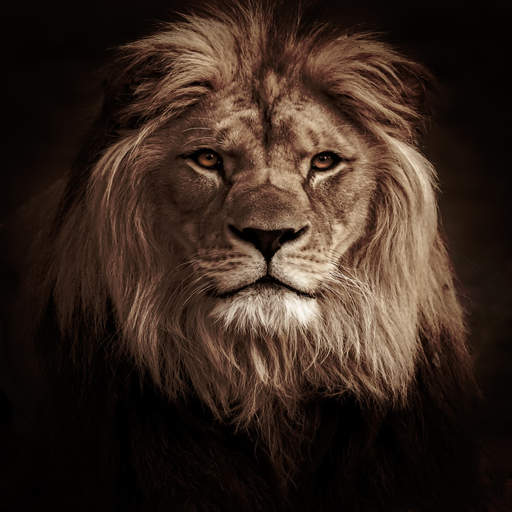
#> input picture images/01.png, 512 x 512 px
$ python main.py
#> lines starting #> are read from the running program, lines starting #| are printed output that depends on the picture; long printed decimals are rounded
#> `im = cv2.imread("images/01.png",0)`:
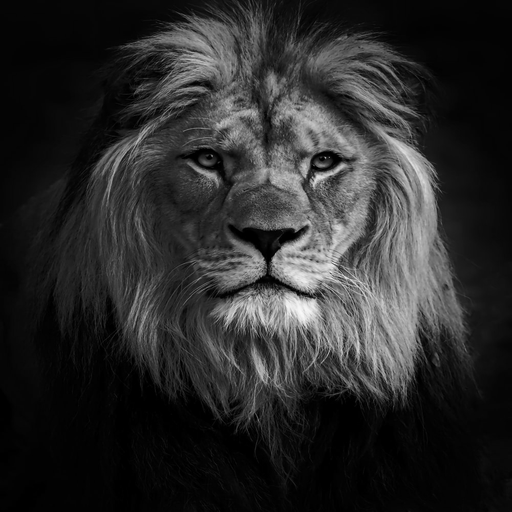
#> im: shape (512, 512); min 0, max 249, mean 42.8
### compressor.py
import huffman
import block
import header
import runlength
import dct
import tools
import numpy as np

encodeWithFancyRange=False
encodeWithBodyMask=True

def generateDictionaryAndComputeError(dctBlocksList):
    firstMeanValue=dctBlocksList[0][0][0]
    currentMeanValue=firstMeanValue
    error=0
    occurencesOfValues={}
    for currentBlock in dctBlocksList:
        error=currentBlock[0][0]-currentMeanValue
        currentMeanValue=currentBlock[0][0]
        currentBlock[0][0]=error
        for line in currentBlock:
            for value in line:
                if value!=0:
                    if value in occurencesOfValues:
                        occurencesOfValues[value]+=1
                    else:
                        occurencesOfValues[value]=1
    dictionary = huffman.generateDictionary(list(occurencesOfValues.keys()),list(occurencesOfValues.values()))
    return(dictionary,firstMeanValue)

def generateBodyMask(body):
    mask=""
    for str in body:
        if (str=="00000"):
            mask+="1"
        else:
            mask+="0"
    return mask

def encode(image,delta,sizeOfQuantifier,sizeOfMinRange=0,debug=False):
#> called with delta = 1.11, sizeOfQuantifier = 3, sizeOfMinRange = 27, debug = False
    splitter = ""
    if(debug):
        splitter="_"

    encodedImageStr=""
    height,width=image.shape[:2]
    deltaScaled=int(np.round(delta*(2**(7))))

    transformedBlocksList,numberOfBlocksInHeight,numberOfBlocksInWidth=dct.dctBlocksFromImage(image,delta)
    hPadding=numberOfBlocksInHeight*8-height
    wPadding=numberOfBlocksInWidth*8-width
    dictionary,firstMeanValue=generateDictionaryAndComputeError(transformedBlocksList)
    encodedImageStr+=header.generateHeader(numberOfBlocksInHeight,numberOfBlocksInWidth,hPadding,wPadding,deltaScaled,sizeOfQuantifier,dictionary,firstMeanValue,debug)
    if(encodeWithFancyRange):
        body=[""]
        for currentBlock in transformedBlocksList:
            body[0]+=splitter
            body[0]+=block.encode(currentBlock,dictionary)
        encodedImageStr+=runlength.encodeRangeFancy(body,sizeOfQuantifier,sizeOfMinRange)
        return [encodedImageStr]
    if(encodeWithBodyMask):
        body=[]
        for currentBlock in transformedBlocksList:
            body.append(block.encode(currentBlock,dictionary))
        mask=[generateBodyMask(body)]
        encodedMask=runlength.classicalRunLengthEncode(mask,6)
        encodedImageStr+=tools.pointedInt(len(encodedMask),4)
        encodedImageStr+=encodedMask
        for str in body:
            if str!="00000":
                encodedImageStr+=str
        return [encodedImageStr]
    for currentBlock in transformedBlocksList:
        encodedImageStr+=splitter
        encodedImageStr+=block.encode(currentBlock,dictionary)
    return [encodedImageStr]

def decode(wrappedEncodedImageStr):
    numberOfBlocksInHeight,numberOfBlocksInWidth,hPadding,wPadding,delta,sizeOfQuantifier,dictionary,meanValue=header.readHeader(wrappedEncodedImageStr)
    if encodeWithFancyRange:
        wrappedEncodedImageStr=[runlength.decodeRangeFancy(wrappedEncodedImageStr,sizeOfQuantifier)]
    receivedBlocksList=[]
    if encodeWithBodyMask:
        sizeOfEncodedMask=tools.popPointedInt(wrappedEncodedImageStr,4)
        mask=[tools.popString(wrappedEncodedImageStr,sizeOfEncodedMask)]
        mask=runlength.classicalRunLengthDecode(mask,6)
        for i in range(len(mask)):
            if mask[i]=="1":
                zeros=["00000"]
                meanValue,currentBlock=block.decode(zeros,meanValue,dictionary)
                receivedBlocksList.append(currentBlock)
            else:
                meanValue,currentBlock=block.decode(wrappedEncodedImageStr,meanValue,dictionary)
                receivedBlocksList.append(currentBlock)
    else:
        while(wrappedEncodedImageStr[0]!=""):
            meanValue,currentBlock=block.decode(wrappedEncodedImageStr,meanValue,dictionary)
            receivedBlocksList.append(currentBlock)
    image=dct.dctBlocksToImage(receivedBlocksList,numberOfBlocksInHeight,numberOfBlocksInWidth,hPadding,wPadding,delta)
    return(image)

### dct.py
import cv2
import numpy as np
import matplotlib.pyplot as plt

Z=np.array([[16,11,10,16,24,40,51,61],
 [12,12,14,19,26,58,60,55],
 [14,13,16,24,40,57,69,56],
 [14,17,22,29,51,87,80,62],
 [18,22,37,56,68,109,103,77],
 [24,35,55,64,81,104,113,92],
 [49,64,78,87,103,121,120,101],
 [72,92,95,98,112,100,103,99]
])

def dct(block,delta):
    return np.trunc(np.divide(cv2.dct((block)),1.0*np.ceil(delta*Z)))

def idct(block,delta):
    idctValues = cv2.idct(np.multiply(block,1.0*np.ceil(delta*Z)))
    idctValues[idctValues<0]=0
    return(idctValues)


def split(image):
    blocksList = []

    height, width = image.shape[:2]

    hPadding = height%8!=0
    wPadding = width%8!=0

    numberOfBlocksInHeight=height//8+hPadding
    numberOfBlocksInWidth=width//8+wPadding

    for kh in range(numberOfBlocksInHeight):
        for kw in range(numberOfBlocksInWidth):
            currentBlock = np.zeros((8,8,1), np.uint8)
            currentBlock[:,:] = 127

            heightRemainingOnEdge = 8 if kh!=numberOfBlocksInHeight else height%8
            widthRemainingOnEdge = 8 if kw!= numberOfBlocksInWidth else width%8
            for i in range(heightRemainingOnEdge):
                for j in range(widthRemainingOnEdge):
                    currentBlock[i,j] = image[kh*8+i,kw*8+j]

            blocksList.append(currentBlock)
#> after the loop, blocksList = 4096 items
    return(blocksList, numberOfBlocksInHeight,numberOfBlocksInWidth)

def fuseBlocksIntoImage(blocksList,numberOfBlocksInHeight,numberOfBlocksInWidth,hPadding,wPadding):
    heigth=numberOfBlocksInHeight*8
    width=numberOfBlocksInWidth*8
    image = np.zeros((heigth,width,1), np.uint8)
    for i in range(numberOfBlocksInHeight):
        for j in range(numberOfBlocksInWidth):
            for ki in range(8):
                for kj in range(8):
                    image[i*8+ki,j*8+kj]=blocksList[i*numberOfBlocksInWidth+j][ki,kj]
    return image[:heigth-hPadding,:width-wPadding]

def dctBlocksFromImage(image,delta):
    blocksList,numberOfBlocksInHeight,numberOfBlocksInWidth = split(image)
#> blocksList = 4096 items; numberOfBlocksInHeight = 64; numberOfBlocksInWidth = 64
    transformedBlocksList=[]
    for i in range(len(blocksList)):
        transformedBlocksList.append(list(dct(blocksList[i].astype(np.float32),delta).astype(int)))
#> after the loop, transformedBlocksList = 4096 items
#> in encode, `transformedBlocksList,numberOfBlocksInHeight,numberOfBlocksInWidth=dct..`: numberOfBlocksInHeight = 64
#> in encode, `hPadding=numberOfBlocksInHeight*8-height`: hPadding = 0
#> in generateDictionaryAndComputeError, `firstMeanValue=dctBlocksList[0][0][0]`: firstMeanValue = 2
#> the loop in generateDictionaryAndComputeError, `for currentBlock in dctBlocksList:` made 4096 passes
#> (error, currentMeanValue) on passes 1 to 3: (0, 2), (0, 2), (0, 2)
#> after the loop in generateDictionaryAndComputeError, `for currentBlock in dctBlocksList:`: occurencesOfValues = 84 items
    return (transformedBlocksList,numberOfBlocksInHeight,numberOfBlocksInWidth)

def dctBlocksToImage(transformedBlocksList,numberOfBlocksInHeight,numberOfBlocksInWidth,hPadding,wPadding,delta):
    imageBlocksList=[]
    for i in range(len(transformedBlocksList)):
        imageBlocksList.append(idct(transformedBlocksList[i],delta))
    return fuseBlocksIntoImage(imageBlocksList,numberOfBlocksInHeight,numberOfBlocksInWidth,hPadding,wPadding)

### huffman.py
import tools

def symbolToObject(symbols):
    objects = []
    for i in range(len(symbols)):
        objects.append([symbols[i]])
#> this loop made 84 passes
#> after the loop, objects = 84 items, first 6: [1], [2], [-1], [3], [-2], [-3]
    return objects

def treeSort(objects,probabilities):
    objectsNumber = len(objects)
#> objectsNumber = 84
    if objectsNumber==2:
        return objects
    newObject = [objects[objectsNumber-2],objects[objectsNumber-1]]
#> newObject = [[-36], [44]]
    newObjectProbability = probabilities[objectsNumber-2]+probabilities[objectsNumber-1]
#> newObjectProbability = 2
    objects.pop()
    objects.pop()
    probabilities.pop()
    probabilities.pop()
    objects.append(newObject)
    probabilities.append(newObjectProbability)
    objectsNumber-=2
#> objectsNumber = 82
    while (probabilities[objectsNumber]>probabilities[objectsNumber-1] and objectsNumber>0):
        probabilities[objectsNumber],probabilities[objectsNumber-1]=probabilities[objectsNumber-1],probabilities[objectsNumber]
        objects[objectsNumber],objects[objectsNumber-1]=objects[objectsNumber-1],objects[objectsNumber]
        objectsNumber-=1
#> this loop made 6 passes
#> objectsNumber on passes 1 to 6: 81, 80, 79, 78, 77, 76
#> after the loop, objects = 83 items, first 6: [1], [2], [-1], [3], [-2], [-3]; objectsNumber = 76; probabilities = 83 values, max 4042 at index 0, min 1 at index 52, mean 204.6
    return treeSort(objects,probabilities)
#> the loop in treeSort (call 2), `while (probabilities[objectsNumber]>probabilities[objectsNumber-1] and..` made 4 passes

# [4 lines left out: function constTreeSort, not called in this run]

def generateDictionaryEntriesFromTreeRecursion(objects,currentCode):
    if len(objects)==1:
        return [[objects[0],currentCode]]
    return(generateDictionaryEntriesFromTreeRecursion(objects[0],currentCode+"0") + generateDictionaryEntriesFromTreeRecursion(objects[1],currentCode+"1"))

def generateDictionary(symbols,probabilities):
    tree = treeSort(symbolToObject(symbols),probabilities)
    dictionaryEntries = generateDictionaryEntriesFromTreeRecursion(tree,"")
    dictionary = {}
    for i in range(len(dictionaryEntries)):
        dictionary[dictionaryEntries[i][1]]=dictionaryEntries[i][0]
    return(dictionary)

def encode(listOfSymbols,dictionary):
    codeStr=""
    for i in range(len(listOfSymbols)):
        symbol=listOfSymbols[i]
        if symbol in dictionary.values():
            codeStr+=list(dictionary.keys())[list(dictionary.values()).index(symbol)]
        else:
            codeStr+="__HUFFEN__"
    return codeStr

def decode(wrappedStr,dictionary,numberOfSymbols):
    decodedList=[]
    maxSizeOfCode=len(max(dictionary.keys(), key=len))
    for i in range(numberOfSymbols):
        if (len(wrappedStr[0])==0):
            return(["__HUFFDE__"])
        k=1
        while (k<=maxSizeOfCode and not(wrappedStr[0][:k] in dictionary)):
            k+=1
        if k>maxSizeOfCode:
            decodedList.append("__HUFFDE__")
        else:
            key=tools.popString(wrappedStr,k)
            decodedList.append(dictionary[key])
    return decodedList

### tools.py
import math

ERROR = "__ERROR__"

def int2bin(n,length=0,minimalLength=0):
#> called with n = 64, length = 8, minimalLength = 0
    s=""
    while (n>0):
        s=str(n%2)+s
        n=n//2
#> this loop made 7 passes
    if (length!=0 and len(s)>length):
        return ERROR
    while (len(s)<length):
        s="0"+s
#> this loop made 1 pass
    while (len(s)<minimalLength):
        s="0"+s
#> this loop made 0 passes
#> the loop in int2bin (call 2), `while (n>0):` made 7 passes
#> the loop in int2bin (call 2), `while (len(s)<length):` made 1 pass

    return s

def bin2int(str):
    n = 0
    length = len(str)
    for i in range(length):
        if (str[length-1-i]=="1"):
            n+=2**i
    return n


def pointedInt(value,sizeOfPointer,offset=0):
    strVal=int2bin(value,minimalLength=offset)
    strSize=int2bin(max(len(strVal)-offset,0),sizeOfPointer)
    if (strSize!=ERROR):
        return(strSize+strVal)
    return(ERROR)

# [5 lines left out: function pointedString, not called in this run]

def popString(wrappedStr,sizeOfPop):
    pop=wrappedStr[0][:sizeOfPop]
    wrappedStr[0]=wrappedStr[0][sizeOfPop:]
    return(pop)

def popPointedString(wrappedStr,sizeOfPointer,offset=0):
    ptr=popInt(wrappedStr,sizeOfPointer)
    sizeOfVariable = ptr+offset
    return(popString(wrappedStr,sizeOfVariable))

def popInt(wrappedStr,sizeOfPop):
    return(bin2int(popString(wrappedStr,sizeOfPop)))

def popPointedInt(wrappedStr,sizeOfPointer,offset=0):
    return(bin2int(popPointedString(wrappedStr,sizeOfPointer,offset)))

def zigzag(height,width):
    indicesList=[]
    descending=False
    for k in range(height+width-1):
        indexOnDiagonal = [0,0]
        indexOnDiagonal[descending]=k
        while(indexOnDiagonal[0]>=0 and indexOnDiagonal[1]>=0):
            if(indexOnDiagonal[0]<height and indexOnDiagonal[1]<width):
                indicesList.append(indexOnDiagonal.copy())
            indexOnDiagonal[descending]-=1
            indexOnDiagonal[not(descending)]+=1
        descending=not(descending)
    return(indicesList)


# [8 lines left out: function snake, not called in this run]

def fillWithZeros(wrappedStr,expectedLength):
    lengthDifference=expectedLength-len(wrappedStr[0])
    if(lengthDifference>0):
        wrappedStr[0]+="0"*lengthDifference


### header.py
import tools
import math


def generateHeader(numberOfBlocksInHeight,numberOfBlocksInWidth,hPadding,wPadding,deltaScaled,sizeOfQuantifier,dictionary,firstMeanValue,debug=False):
    splitter = ""
    if(debug):
        splitter="|"
    header = ""

    header+=tools.int2bin(numberOfBlocksInHeight,8)
    header+=splitter
    header+=tools.int2bin(numberOfBlocksInWidth,8)
    header+=splitter
    header+=tools.int2bin(hPadding,3)
    header+=splitter
    header+=tools.int2bin(wPadding,3)
    header+=splitter
    header+=tools.int2bin(deltaScaled,13)
    header+=splitter
    header+=tools.int2bin(sizeOfQuantifier-1,2)
    header+=splitter

    N = len(dictionary)
    header+=tools.pointedInt(N,4)
    header+=splitter

    symbols=[]
    codes=[]
    for x,y in dictionary.items():
        codes.append(x)
        symbols.append(y)
#> this loop made 84 passes
#> (x, y) on passes 1 to 8: ('000', 1), ('001', 2), ('01000000', -9), ('01000001', 8), ('01000010000', 23), ('01000010001', 18), ('01000010010000', 32), ('01000010010001', -26)

    minSymbols = min(symbols)
    maxSymbolsTranslated = max(symbols)-minSymbols

    if minSymbols<0:
        header+="1"
    else:
        header+="0"
    header+=splitter

    header+=tools.pointedInt(abs(minSymbols),4)
    header+=splitter


    sizeOfSymbols=len(tools.int2bin(maxSymbolsTranslated))
    header+=tools.pointedInt(sizeOfSymbols,4)
    header+=splitter

    maxSizeOfCode=len(max(codes, key=len))
    s_tmp=tools.pointedInt(maxSizeOfCode,4)
    sizeOfSizesOfCode=len(s_tmp)-4
    header+=s_tmp
    header+=splitter

    for i in range (N):
        header+=splitter
        header+=tools.int2bin(symbols[i]-minSymbols,sizeOfSymbols)
        header+=splitter
        header+=tools.int2bin(len(codes[i]),sizeOfSizesOfCode)
        header+=splitter
        header+=codes[i]
        header+=splitter
#> the loop in generateBodyMask, `for str in body:` made 4096 passes
#> str on passes 1 to 3: '00000', '00000', '00000'

    header+=splitter
    header+=tools.pointedInt(firstMeanValue,4)
    header+=splitter

    return header


def readHeader(wrappedStr):
    numberOfBlocksInHeight=tools.popInt(wrappedStr,8)
    numberOfBlocksInWidth=tools.popInt(wrappedStr,8)
    hPadding=tools.popInt(wrappedStr,3)
    wPadding=tools.popInt(wrappedStr,3)
    deltaScaled=tools.popInt(wrappedStr,13)
    delta = deltaScaled/(2**(7))
    sizeOfQuantifier=tools.popInt(wrappedStr,2)+1
    N=tools.popPointedInt(wrappedStr,4)
    signOfMin=tools.popInt(wrappedStr,1)
    minSymbols=tools.popPointedInt(wrappedStr,4)
    if (signOfMin==1):
        minSymbols*=-1
    sizeOfSymbols=tools.popPointedInt(wrappedStr,4)
    sizeOfSizesOfCode=len(tools.popPointedString(wrappedStr,4))
    dictionary={}
    for i in range(N):
        symbol=tools.popInt(wrappedStr,sizeOfSymbols)
        symbol+=minSymbols
        code=tools.popPointedString(wrappedStr,sizeOfSizesOfCode)
        dictionary[code]=symbol
    firstMeanValue=tools.popPointedInt(wrappedStr,4)
    return(numberOfBlocksInHeight,numberOfBlocksInWidth,hPadding,wPadding,delta,sizeOfQuantifier,dictionary,firstMeanValue)


### runlength.py
import tools


def encodePositions(wrappedStr,sizeOfQuantifier,cutEndZeros=True,debug=False):
    splitter = ""
    if(debug):
        splitter="|"

    encodedStr=""
    maxRunLength=2**sizeOfQuantifier
    while(wrappedStr[0]!=""):
        k=1
        bitValue=wrappedStr[0][0]
        while(k<len(wrappedStr[0]) and wrappedStr[0][k]==bitValue):
            k+=1
        if(cutEndZeros and k==len(wrappedStr[0]) and bitValue=="0"):
            break
        while(k>0):
            lengthToPop=min(k,maxRunLength)
            binaryLength = tools.int2bin(lengthToPop-1,sizeOfQuantifier)
            encodedStr+=binaryLength+bitValue
            encodedStr+=splitter
            tools.popString(wrappedStr,lengthToPop)
            k-=lengthToPop
    return(encodedStr)

def classicalRunLengthEncode(wrappedStr,sizeOfQuantifier,debug=False):
#> called with sizeOfQuantifier = 6, debug = False
    splitter = ""
    if(debug):
        splitter="|"

    encodedStr=""
    bitValue="1"
    maxRunLength=2**sizeOfQuantifier-1
    while wrappedStr[0]!="":
        k=0
        while k<len(wrappedStr[0]) and wrappedStr[0][k]==bitValue and k<maxRunLength:
            k+=1

        tools.popString(wrappedStr,k)
        encodedStr+=tools.int2bin(k,sizeOfQuantifier)
        encodedStr+=splitter
        if bitValue=="1":
            bitValue="0"
        else:
            bitValue="1"
#> the loop in encode, `for str in body:` made 4096 passes
    return encodedStr

def classicalRunLengthDecode(wrappedStr,sizeOfQuantifier):
#> called with sizeOfQuantifier = 6
    decodedStr=""
    bitValue="1"
    while wrappedStr[0]!="":
        k=tools.popInt(wrappedStr,sizeOfQuantifier)
        decodedStr+=k*bitValue
        if bitValue=="1":
            bitValue="0"
        else:
            bitValue="1"
    return decodedStr


# [33 lines of commented-out code are left out]

# [67 lines left out: functions checkIfConstantRange, getNextStringIntOrString, estimateSizeOfRentableRange, encodeRangeFancy, not called in this run]


def decodePositions(wrappedEncodedStr,sizeOfQuantifier,expectedNumberOfOnes):
    decodedStr=""
    onesCount=0
    while(wrappedEncodedStr[0]!="" and onesCount<expectedNumberOfOnes):
        chunk = tools.popString(wrappedEncodedStr,sizeOfQuantifier+1)
        bitValue=chunk[-1]
        strLength=tools.bin2int(chunk[:sizeOfQuantifier])+1
        if(bitValue=="1"):
            onesCount+=strLength
        decodedStr+=strLength*bitValue
    return(decodedStr)

# [17 lines of commented-out code are left out]

# [13 lines left out: function decodeRangeFancy, not called in this run]

# [13 lines of commented-out code are left out]

### block.py
import tools
import huffman
import runlength

sizeOfRunlengthQuantifier=3

def generateStartingHuffmanMarker(numberOfValues):
    marker=[tools.pointedInt(numberOfValues,2,3)]
    tools.fillWithZeros(marker,5)
    return(marker[0])

def readNumberOfValuesFromHuffmanMarker(wrappedMarker):
    sizeOfNumberOfValues=tools.popInt(wrappedMarker,2)+3
    return(tools.popInt(wrappedMarker,sizeOfNumberOfValues))

def encode(dct88Block,dictionary):
    encodedBlock=""
    indicesRoute=tools.zigzag(8,8)
    runlengthToEncode=""
    valuesToEncode=[]
    for [x,y] in indicesRoute:
        currentValue=dct88Block[x][y]
        if(currentValue==0):
            runlengthToEncode+="0"
        else:
            runlengthToEncode+="1"
            valuesToEncode.append(currentValue)
    encodedBlock+=generateStartingHuffmanMarker(len(valuesToEncode))
    encodedBlock+=huffman.encode(valuesToEncode,dictionary)
    encodedBlock+=runlength.encodePositions([runlengthToEncode],sizeOfRunlengthQuantifier)

    return encodedBlock

def decode(wrappedStr,previousMeanValue,dictionary):
    decodedValuesList=[[0 for i in range(8)] for j in range(8)]
    numberOfValues=readNumberOfValuesFromHuffmanMarker(wrappedStr)
    values=huffman.decode(wrappedStr,dictionary,numberOfValues)
    valuesPositionsMask=[runlength.decodePositions(wrappedStr,sizeOfRunlengthQuantifier,numberOfValues)]
    tools.fillWithZeros(valuesPositionsMask,64)
    indicesRoute=tools.zigzag(8,8)
    k=0
    for i in range(64):
        if(valuesPositionsMask[0][i]=="1"):
            [x,y]=indicesRoute[i]
            decodedValuesList[x][y]=values[k]
            k+=1
    decodedValuesList[0][0]+=previousMeanValue
    return(decodedValuesList[0][0],decodedValuesList)


### main.py
import cv2
import numpy as np
import matplotlib.pyplot as plt

import compressor
import runlength
import tools

im = cv2.imread("images/01.png",0)
height, width = im.shape[:2]

##############################
### Paramètres d'affichage ###
##############################

debug=False
toFile=False
printReconstruction=True
printError=True
gaussianBlur=True
kernelSize=3

#############################
### Paramètres d'encodage ###
#############################
# Le paramètre de compression n'est pas directement le taux,
# il permet seulement de le moduler mais n'a pas de signification

compressionParameter=1.11
sizeOfQuantifier=3
sizeOfMinRange=27

###########################
### Encodage - Décodage ###
###########################
# Le paramètre de compression n'est pas directement le taux,


encoded=compressor.encode(im,compressionParameter,3,sizeOfMinRange)
encodedImageToFile=encoded.copy()
compressionFactor=8*height*width/len(encoded[0])
transformedImage = compressor.decode(encoded)
meanSquareErrorWithoutGaussianBlur = np.sqrt(np.mean((np.square(cv2.subtract(im, transformedImage)))))

##################
### Affichages ###
##################

print("Taux de compression: ",compressionFactor)
#| Taux de compression:  14.668
print("Erreur moyenne: ",meanSquareErrorWithoutGaussianBlur)
#| Erreur moyenne:  4.262

if gaussianBlur:
    kernel = np.ones((kernelSize,kernelSize),np.float32)/(kernelSize**2)
    transformedImage = cv2.GaussianBlur(transformedImage,(kernelSize,kernelSize),1)
    meanSquareErrorWithGaussianBlur = np.sqrt(np.mean((np.square(cv2.subtract(im, transformedImage)))))
    print("Erreur moyenne après lissage: ",meanSquareErrorWithGaussianBlur)
#| Erreur moyenne après lissage:  4.363

if(debug):
    encodedImageToFile=compressor.encode(im,compressionParameter,3,sizeOfMinRange)

if(toFile):
    lengthOfLine=50
    with open("./encodedImage.txt", "w") as f:
        for i in range(len(encodedImageToFile[0])//lengthOfLine):
            f.write(tools.popString(encodedImageToFile,lengthOfLine))
            f.write('\n')
        f.write(encodedImageToFile[0])

if printError:
    cv2.imshow("Erreur",cv2.subtract(im, transformedImage))
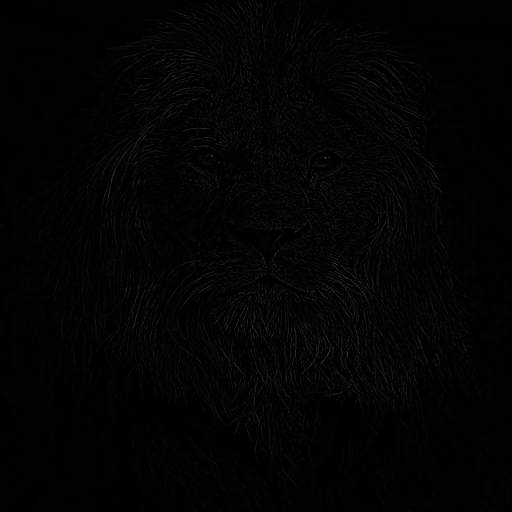
#> window 'Erreur': shape (512, 512); min 0, max 113, mean 3.2
if printReconstruction:
    cv2.imshow("Image apres compression",transformedImage)

cv2.waitKey(0)
cv2.destroyAllWindows()
